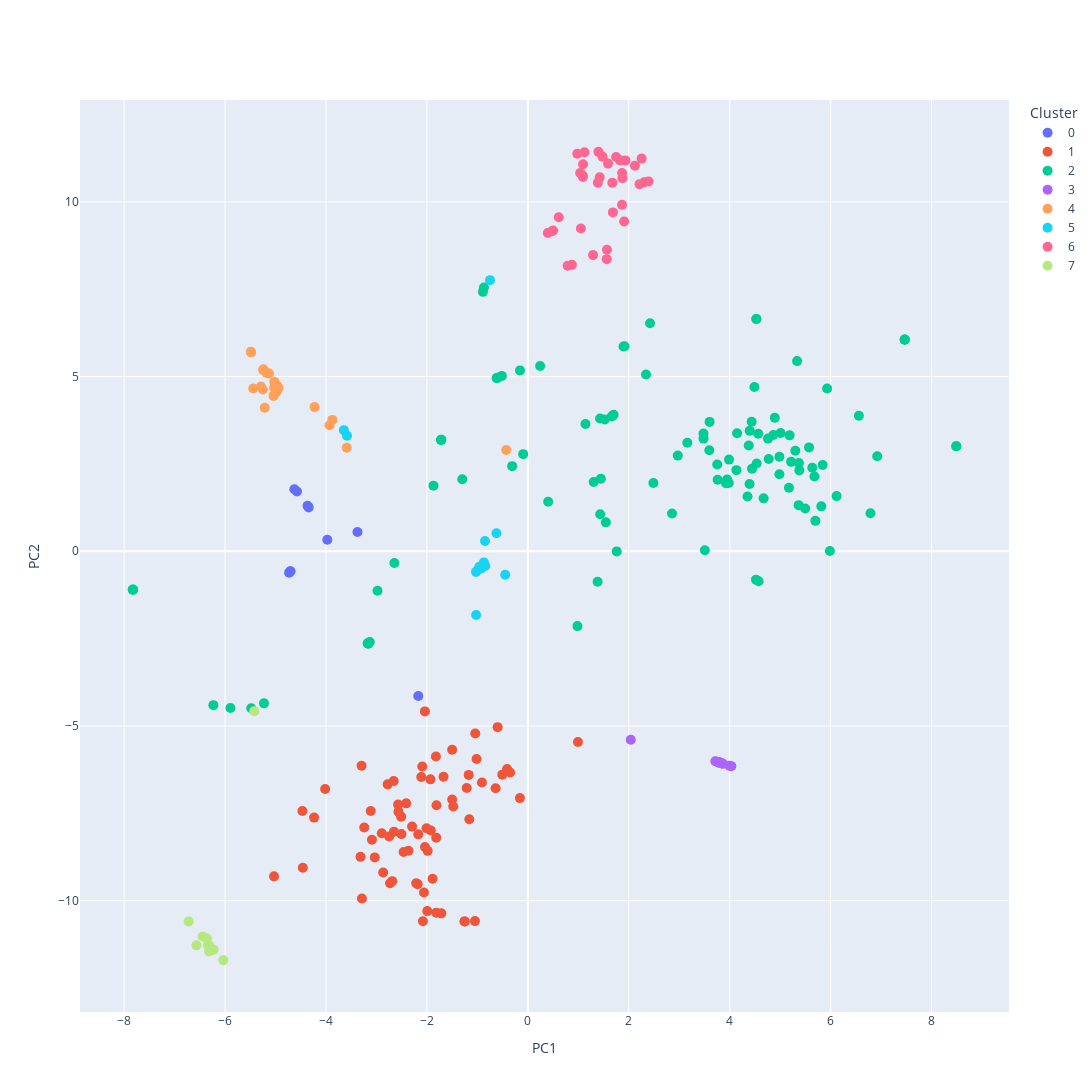

Write notebook code for a chart like this one.
### Markdown cell above
#### Spanish

### Code cell
color_map = {i:px.colors.qualitative.Plotly[i] for i in range(10)}
lang = tsne_df_es['cluster'].map(color_map)

fig = go.Figure()

for cluster_value, cluster_color in color_map.items():
    cluster_data = tsne_df_es[tsne_df_es['cluster'] == cluster_value]
    fig.add_trace(go.Scatter(
        x=cluster_data['PC1'],
        y=cluster_data['PC2'],
        mode='markers',
        marker=dict(color=cluster_color, size=10),
        text=cluster_data['translation'],
        name=cluster_value,
    ))

fig.update_layout(
    autosize=False,
    width=1500,
    height=1500,
    legend=dict(title='Cluster'),
    xaxis_title='PC1',
    yaxis_title='PC2'
)

fig.show()

### Figure 1 — Plotly figure (JSON) as saved in the notebook; plotly's stock layout.template omitted (floating-point values rounded to 4 significant figures)
{"data": [{"marker": {"color": "#636EFA", "size": 10}, "mode": "markers", "name": "0", "text": ["@bbsitaj we'll see on December 18 😉", "@hichemourad13 will it be that this individual is still thought the same?  Ecuador is great 🇪🇨😉😉", "@charlywolfph naaaaa, it is just an opinion that follows from logic and common sense... I am not interested in being a DT although I thank you very much... \"machine\" 👍🏼😏", "Hey man ,why did they disqualify Ecuador? Were they afraid, cowards? Perfectly, you already know the truth 😉", "@qp11_00 Incredible video👍", "$$$$$$$$$$$$$$$$$$👎👎, disaster, scammers!!! $$$$$$$$$$", "@cruzfrancesco3  I happy sembre strong Argentine strength 🇦🇷😉👍🏻", "@ trick_pro_league 👍🏻", "@ amberpeeters97and Spain doesn't even know how to play 😀", "I don't like this guy he's very dismissive!!! 👎"], "type": "scatter", "x": [-4.714, -4.701, -3.376, -4.731, -4.575, -4.365, -3.974, -4.627, -2.171, -4.343], "y": [-0.5813, -0.5713, 0.5532, -0.6151, 1.712, 1.3, 0.3315, 1.776, -4.143, 1.256]}, {"marker": {"color": "#EF553B", "size": 10}, "mode": "markers", "name": "1", "text": ["How seductive the one in the second photo 😂😂", "@magggitomcruz we are already in the cup, it is called USA 🇺🇸 lmao p3nd3j0 😂😂", "That is, one cap penalty, the other scores a goal and this is the best of the game. Yesterday Ferran scored 2 goals and made great plays and the best was Gavi. 😂😂", "@daje_mitico 😂😂", "@lauhernandezchavez La Payasada They found it expensive 😂", "Poor guy 😂", "Ecuador made them dance, humiliated them and supposedly this was the best player 😂 after they cancel  a legitimate goal, they also get their hands on the best player when everyone perfectly realized that Ecuador surpassed them, that they are shameless", "Ronaldo", "A cockroach with a baygon moves more😂", "@jomiguelrivera the goal of the century we did it to Italy😂", "What a good deal for our selection 😂", "Shit", "@bertonrayhs_😂😂😂it's in you🇦🇷🇦🇷", "Those from Saudi Arabia who want to die were happy because they won the first game, 😂😂😂 come on Argentina 🇦🇷🇦🇷", "@chucuzilla Vargentina's greatest conquest against Brazil ? 😂👌🏼 Pelé is greater than the Vargentina 😂", "We re-sit it to the Polish😂", "@yer_gamboa leaving is leaving haha ask Uruguay haha you think they care to leave with their faces held high haha they left crying wanting to hit the referees... Just like everyone's aspirations haha and if Japan is world champion they will say the Ticos who beat them😂😂😂", "11 goals were eaten, ⚽🥅 the most scored in the World Cup 😂😂😂😂", "@el_pishuelo Uruguay does not exist on the map which is Uruguay?😂😂", "@lucaasperee Texas is worth to us pura vrga\nWe are one of the countries with the most territory in the world\nBut English is spoken in the Falklands 😂😂😂😂", "@diegoo_menendezz there was no error in the VAR, DO not CRY TELL US😂😂😂😂", "@_ab_do_r.c.a Morocco out of FIFA on day 6😂😂😂", "Hahahaha no desire to search the search engine 😂", "The team that won x that Portugal let itself be won did the same in Spain😂", "golazo chihuahua dog😂😂 face that iso haha", "@matt.changa plus penalty gave uruWHY and the clowns leaving the stadium hitting the monitor of the VAR. ELIMINATED😂😂😂😂😂", "@salvalopz4 look at the stars that each shield has and then tell me who is the child of who 😂", "@_arabicqueen_ dream😂😂", "@eugenio_9892 😂😂😂Argentino ? now I know why you are like this but I don't speak badly to people like you do I just wish you good luck for the rest", "@j_fonse10 😂😂😂yo también ati", "@abdan507___ 😂😂😂😂😂😂😂😂😂 lie!!! But repeat it until you believe it 😂😂😂", "@miguelz_cunha hahaha read well before answering hahaha before I want you to pass the dances 😂😂 to see the package dance 🕺🏻🇧🇷", "@vlz.matthew_ you're too young next to Uruguay or the World Cup qualifiers 😂", "And he's only 21 😢 I was at a McDonald's when I was 21 😂", "@romanruizdiazok Argentines are so excited😂", "@sofiaramosfleury now say it without crying. IT WASN 'T CRIMINAL😂😂😂😂😂😂", "@Abderazak_ot ok, the fact is that the defeat was deserved, but you are not joking, I repeat that Morocco has neither trophies nor history 😂", "@anthony_pv05 If you guys had played England, it would be  50-0😂", "@_monniiiiiiiiii_ There is a Moroccan proverb that says, “Crying after the dead is a loss.”😂", "@stuffbarbdoes lol zero 😂😂😂😂", "@diego_mendivels0 the only Latino who did not speak Spanish. That's why they're not going to win the World Cup 😂🫣😅", "@vinicius_conrado12 bye bye brazil😂😂😂😂😂😂😂😂😂😅", "@luizhenrique_147  that passed Brazil eliminated 😂", "Croatia", "@lorran.fon 😢😢😢😢😢Sorry you lost the game 😂😂😂😂😂😂😂😂", "They mufaron 😂", "@emiliojose_v save this comment. Piece of so re te.  Seriously, your parents must be brothers, but difficult to be so Bob0😂", "That it wasn't that he was going to win ?? Crying Cristaldo😹😹", "@acdc.jpedro 😂😂😂😂😂", "@dansabras Brazil tell me what it feels like to have your dad at home 😂 🇦🇷🇦🇷🇦🇷", "@life_is_sedd how's that for you? 😂", "I hope you support your own worldcup 😂", "that they pass the mess in Qatar 😂", "Peppy", "Ronaldo is always a genius!! Ronaldo😂 is Argentine, he belongs to everyone!!!", "@sofi_more.mv it's not my country I'm Chilean, that's because I want Argentina to lose 😂", "@r_cotic27 Your Croatia lifting surra 😂", "Go there 😂", "Hahahaha see you in 4 years !!! 😂", "I didn't work I failed the penalty thanks 😂😂", "@b.local 😂😂😂👏", "What happened is that the phenomenon of now no longer plays like before the cago😂😂😂😂", "@ swapichiMake me this one and I'll believe you. 😂", "@ivanalvaradoq good thing that with football he eats all of Argentina, ah no, he doesn't 😂 pd: I'm not Spanish 😘", "Hahahaha and they were left outsideaa😂😂", "First... he doesn't do so well, second...Brasiiiiiilllll😂😂😂🇦🇷🇦🇷🇦🇷🇦🇷🇦🇷", "Argentina vs all French colonies and associates 😂", "How not to remember Zidane's headbutt!!! 😂😂😂😂"], "type": "scatter", "x": [-2.651, -1.5, -0.5061, -1.253, -2.461, -2.184, -0.351, -2.079, -1.922, -2.511, -2.748, -1.714, -4.236, -1.016, -1.042, -2.505, -0.4113, -3.294, -2.092, -1.172, -2.565, -2.41, -2.171, -1.67, -1.16, -1.211, -1.499, -1.814, -0.157, -2.73, -3.089, -0.5986, -1.93, -5.03, -3.242, -3.113, -0.6388, -2.571, -1.477, -1.887, -2.04, -3.287, -2.038, -1.992, -4.459, -2.212, -0.909, -4.016, -1.253, -2.778, -2.866, -2.294, -1.815, -2.058, -1.822, -2.112, -2.365, -2.687, -3.315, -2.894, -1.048, -1.81, -3.033, 0.9931, -1.985, -4.467, -2.658, -2.007], "y": [-8.024, -5.681, -6.393, -10.59, -8.607, -9.527, -6.334, -10.59, -7.991, -7.595, -8.164, -10.36, -7.623, -5.946, -5.213, -8.095, -6.232, -6.139, -6.158, -6.4, -7.455, -7.215, -8.102, -6.455, -7.668, -6.776, -7.103, -10.34, -7.064, -9.503, -8.255, -5.034, -6.528, -9.304, -7.906, -7.433, -6.781, -7.25, -7.304, -9.372, -4.583, -9.939, -8.466, -10.3, -9.059, -9.502, -6.62, -6.802, -10.59, -6.67, -9.195, -7.88, -8.195, -9.766, -5.875, -6.461, -8.573, -9.441, -8.746, -8.068, -10.58, -7.269, -8.761, -5.458, -8.574, -7.433, -6.575, -7.927]}, {"marker": {"color": "#00CC96", "size": 10}, "mode": "markers", "name": "2", "text": ["We go with everything 🇨🇷♥️⚽️", "@carlos_arte24 I don't know why but I love the jersey 🥶", "@alvarodnl If we don't watch the World Cup, Qatar loses money it won by letting people die 🙃", "Ecuador", "Corruption", "@ikercasillasrules I don't see where neuer appears in the video 😮", "Change the flag, we are Ecuador 🇪🇨☝🏻", "@jctorr130 1-1🤫🤫🤫🤫", "I need an ice Pepsi Blue 😋😋😋😋😋 fuck, maybe this year they won't launch it??? 🤔🤔🤔", "Go Ecuador 🇪🇨❤️", "🤫 tranki just, it's not all said yet", "Let's go Peru ❤️", "Let's go Ecuador ❤️❤️", "Come on Morocco ❤️", "the cucho is already old ☹☹", "But they didn't do anything today…What a boring match 😒", "No one is going to comment on the facade that the coach distills from the selection? 🌚😈", "Eden ❤️", "Mechico 🤏🏼", "@jl5759600 sico towel 🤫🤐", "Vamooo Falcon 🦅 🇺🇾", "Hello Good evening is Portugal ⚽️👍🇵🇹", "@queenfir_ marocco ❤️❤️", "Ufff that Uruguayan ❤️", "@axl_slash3 I don't do arg. I am. But we are talking about Ecuador, right? The selection today is 💙 Win or Die.", "@fifaworldcup 🇪🇨 played much better 😎 he was canceled a legitimate goal 😠 he should have won the game 👏 but let's go my 🇪🇨 Yes You Can and You Can Always 💪", "For me it would also be like seeing Santa Claus! We love you Leo 🇦🇷⚽️💪🥰", "Write it down daddy .....Let's go Ecuador 🇪🇨🥰❤️❤️", "@mindimalist here we are mana, supporting them to the end ❤️", "Unfortunately I saw it 😔", "_Marocoo🇲🇦🫀_", "North Korean Won", "Goal of the Century 🇨🇷🫡", "\"Maurice I can no longer move it move it\" ❌🦵😭", "@zeferinooo.ema more than proud of my country... When you know what a World Cup weighs you can talk about football ✌️🇺🇾", "From there he never washed his hand aaa❤️🩹", "#YNWA we love you Captain ❤️", "Those who know know know, carrying a little magic of the Ronii phenomenon 💪💪😎", "Ecuador 🇪🇨 ❤️#win", "The goals he screamed and cried the most are with Argentina! I think it is the dream of every Argentinian to move their country forward, and we are in very good hands!! #afaseleccion 👏👏👏👏🔥🔥🔥🔥🙌 #messi 🙌👏👏👏👏🔥🔥🔥🔥🔥🔥🔥💪🏼💪🏼💪🏼💪🏼💪🏼💪🏼💪🏼🇦🇷🇦🇷🇦🇷🇦🇷🇦🇷🇦🇷🇦🇷", "@luisitorres_ yes 🥵", "@sujo.beatz and we 25 titles 🏆 are the best selection🇦🇷", "Although the best goalscorer hurts them✍️❤️", "🕸️🤟🏻🇦🇷 The spider that bites @juliaanalvarez 🔥⚽💙", "equator: Witchcraft 🤬🤬🤬😨😨😓😥😥😭😭😭😭", "the biting spider🤘🏻🕷️", "That Japan, outside Germany ❤️", "@fabilleao shut your mouth anda🤫🤫", "@ezebtm luck brother albiceleste here we bank on leo and riquelme!!!🙏🏼❤️let's go Argentina! greetings and successes from ❤️🇨🇷Pura Vida", "@lucaasperee you would already like to be in Texas that from echol Eats Super Good and Earns a lot $$ $& I recommend it and that you are in a recession/ Inflation that %80 🥵", "@lucaasperee state narco hahahahah You can see how misinformed ... and Mexican gastronomy does not envy the Italian one at all so it is considered one of the Best and let alone Its landscapes and Beautiful Beaches so it is in the Top 3 of Touring Cars 😇😇😇 And thank God I live in Texas My company generates very well $ $$$$ and I spend my time traveling through Mexico and wherever I want thanks to God 🙏🏾", "and they will be the last, against Morocco Spain will go home, bye bye 🛫🛫🛫", "@hugoalejandrobm you had to be Mexican HAHA, only Mexico and Chile supported Poland🤣🤫.", "I don't see any Argentines 🙄", "Pride?🏳️🌈?", "Boee so the World Cup is not over yet, see if there is another better goal, let's hope it ends first 🤙", "@tacianebarros_ Vamos Argentina Viva Diego 🇦🇷🇦🇷🇦🇷🇦🇷💙💙🏆", "@chevy_laffitte 🤣🤣this is how they learn what it means to be robbed this way", "come on guys we have to continue trusting in every game we play and not trust the opponent, we have to trust our squad and dt💙", "Largest", "FIFA give me football back!!🙏", "No other crowd is the same. The best in the world that I'm proud to have been born in Argentina ❤️🇦🇷🇦🇷", "Aguante Argentima !!!!! Vamos carajp❤️❤️", "⚽️⚽️⚽️To stay informed about the latest football news in Spanish you can follow us, daily football content.🔴🔴", "Argentina", "Beautiful performance you really are amazing JK 💜💜💜", "Brazil is going to win the Cathar scribe today, their friend and colleague Yoangela Arminda Gonzalez tells them today 12/08/2022🇻🇪💚💚💚💚💚 from Venezuela🔥🔥🔥🔥🙌🙌🙌,🇧🇷🇧🇷🇧🇷🇧🇷🇧🇷🇧🇷", "@memphisdepay Argentina 5 Netherlands 1 😎", "Maroc❤️", "@carolinacbarbos Bonus🇲🇦👊", "Everything already makes sense 🤷♂️🤣", "England falls to pieces🥱, the Falklands are Argentine salami", "Ronaldo❤️❤️❤️", "@bcaudana22 I wait until the World Cups of all the teams of the American continent are equal to or less than the titles of Brazil 🫡", "@jonathannardi_ the cold chest 🥶 is coming soon", "Nanicos⭐⭐🤏", "Package 🥵", "The best , the  highest representative of🇵🇹 and this coach clinging to leave him on the bench Mr. Santos !  He@wants  to play not only watching from the bench ,... He is not worth doing that to him 😡😡😡 and in his own country 😡", "@keylor_ch29 refers to the valley IDV team 🤦", "MESSI's favorite dessert 🔟🇦🇷🇦🇷🇦🇷🇦🇷🇦🇷🇦🇷🇦🇷", "i 🤏🤏🤏🤏🤏 didn't want to lose the level..", "Ronaldo", "@ybjinn_ The best in the world 🇦🇷❤️", "Argentina 🇦🇷🏆🇦🇷❤️", "It's all cooked up , Messi last world champion 🤑🤫", "You're great 🇦🇷❤️", "@lovely_angel_kh I don't understand you but de chilll🤙", "🇦🇷♥️❤️To the airport, Modric.", "@ortubiaalexis being Argentinian? Na, I doubt it... Tattoo artist 🤙🏽🤙🏽", "#vamosargentina #todosjuntos 🌎🇦🇷🏆🙏👏", "Come on Uruguay bro!!!!❤️❤️", "Q will Qtar with so many stadiums after the World Cup? 🤔", "Pele 3 Mundial Argentina 2 🤣🤣🤣", "Hahahaha... what you say is called fanaticism, but in the end, there is no worse blind person than the one who does not want to see. So God bless you and love and peace ✌🏼", "Pure trunks defending and another good coconut🤷🏽♂️.", "@julietacontento ARE YOU AT HOME NOW 🤔", "Poetry in photos, poetry in motion🇦🇷🥂", "Please intercede so that the Iranian player is not executed. \"🙏🙏🙏🙏🙏", "how big is Lukita 🇭🇷❤", "❤️ that good steam it frncia", "What a horrible day 😞", "@_official__Alejandro who is the best, keep celebrating ahead of time 🤫", "Meastro 🙏❤️", "Argentina ❤️❤️❤️❤️", "@soroor96  Here we are all on the street singing that song ❤️❤️", "@laparra_1 👀", "Julian & Enzo 🇦🇷💙", "@emiliojose_v Ecuadorian resentful, Argentina world 🇦🇷 champion🏆. Messi is the best player in the world and in history. Now you can cry quietly"], "type": "scatter", "x": [1.7, 3.761, 2.487, 4.893, 1.916, 4.528, 4.146, 5.496, 2.858, 5.008, 3.982, 4.985, 5.217, 5.38, 1.546, -6.231, 1.305, 5.174, 6.119, 2.421, 6.923, 1.431, 5.637, 5.3, -0.6067, -0.3103, 1.524, 4.396, 4.133, -5.228, 5.842, 4.529, 4.758, 1.761, 3.48, 3.753, 4.443, -0.09188, 4.864, -0.8904, 5.698, -1.718, 5.931, 1.142, -5.48, 1.446, 4.773, 4.672, -3.133, 3.16, -2.644, 6.56, -7.83, 2.342, 1.434, 7.468, -0.1562, -7.819, -0.6175, 5.366, -3.169, 3.602, 4.534, 1.664, 0.2439, 0.4029, -0.8696, -2.979, 5.68, 5.335, 4.521, 3.596, 5.371, 3.481, 3.927, 6.789, 5.816, 0.9829, 1.383, 4.49, 4.353, 3.507, 4.435, -1.715, 1.895, 4.565, 7.469, 5.187, 7.468, -1.299, 4.985, 8.49, -7.826, 2.971, 4.573, 8.49, -1.87, -3.161, 4.378, 4.394, -5.894, 3.948, -3.174, 5.572, 3.987, 5.986, -0.5149, -1.717], "y": [3.908, 2.045, 1.955, 3.821, 5.87, 6.647, 3.38, 1.222, 1.08, 3.387, 1.957, 2.204, 2.56, 2.315, 0.8283, -4.404, 1.984, 1.819, 1.579, 6.529, 2.721, 3.8, 2.391, 2.88, 4.964, 2.437, 3.773, 3.451, 2.323, -4.352, 2.47, 6.647, 3.225, -0.00341, 3.372, 2.485, 2.365, 2.78, 3.328, 7.425, 0.8709, 3.185, 4.659, 3.645, -4.49, 2.075, 2.641, 1.515, -2.596, 3.105, -0.3341, 3.878, -1.1, 5.059, 1.062, 6.06, 5.177, -1.099, 4.956, 1.321, -2.641, 3.704, 2.514, 3.862, 5.304, 1.418, 7.548, -1.132, 2.14, 5.444, -0.8113, 2.89, 2.528, 3.225, 1.946, 1.089, 1.286, -2.142, -0.8699, 4.704, 1.57, 0.03056, 3.705, 3.189, 5.86, 3.366, 6.056, 3.319, 6.059, 2.062, 2.708, 3.009, -1.094, 2.739, -0.8585, 3.006, 1.879, -2.645, 3.029, 1.926, -4.486, 2.051, -2.631, 2.974, 2.624, 0.007907, 5.02, 3.19]}, {"marker": {"color": "#AB63FA", "size": 10}, "mode": "markers", "name": "3", "text": ["Proudly Ecuadorian 😍", "❤️❤️❤️❤️❤️❤️ Ecuadorians 😍😍😍😍😍", "@btito_.avak best goalkeeper in the world, proceeds to lose 7 to 0😍😍😍", "Eden hazard comes back😍😍😍", "love banget idola saya portugal - Cristiano ronaldo.😍", "I've always liked ghana uniforms😍", "Love the French T-shirt 😍😍😍 🇺🇾🇨🇵", "Lol Casillas!!! 😍😍", "THANK YOU", "@sebassss_07 our goal is to win the World Cup, not to participate 😘", "Ronaldo"], "type": "scatter", "x": [3.837, 3.799, 3.715, 3.837, 3.786, 3.788, 3.765, 3.866, 4.032, 2.04, 3.997], "y": [-6.063, -6.041, -6.011, -6.065, -6.053, -6.046, -6.029, -6.084, -6.149, -5.392, -6.135]}, {"marker": {"color": "#FFA15A", "size": 10}, "mode": "markers", "name": "4", "text": ["👏👏we go with everything, strong", "Congratulations to Ecuador for beating the slavers 👏🏼👏🏼", "15 Worldwide 👏👏👏", "The best ever", "👏👏Let's go ticos who, if possible , resort when they left the death group in 2014  when they were all presumed dead and the dead turned out to be others . Come on guys, even though my team is USA, they won my heart in that 2014 World Cup. Otherwise, it is my USA, you are for me . ❤️", "Ecuador present 🇪🇨👏👏", "Maradona helping Messi to win ❤️👏👏👏", "The best in the world, ", "Best of Portugal 👏👏", "Mexican Pride ❤️👏🏻🇲🇽", "Better that they publish the moments of nullified goals 👏👏", "@caro2653 👏👏👏", "A great my uncle RIL O 👏👏👏 @dorian_ybaceta @lopezillo.public @hugo_charcape03 @henrykux03", "Thank you for everything Cristiano Ronaldo! The best player and athlete in the history of mankind! 👏🏼👏🏼💪🏻💪🏻", "The best midfielder 👏🏻", "Double breast 😂👏", "@maxirodriguez11oficial genius!!! 👏👏👏👏💙🤍💙", "@__mati_15agree. It's reality. The Concacaf soccer school is changing. What is not worth it is that players who have never played in Concacaf invent. I would like to see any comebol selection against Curacao, Jamaica even Mexico but um Mexico with its own school not comebol 👏", "@hassan.ahmed.07 and of them how many penalties?? that have not even been fouls to him.👏👏", "Argentina 🇦🇷 Leo 👏👏👏👏", "Palestinian Authority of the West Bank and Gaza Strip"], "type": "scatter", "x": [-5.027, -5.244, -5.038, -4.971, -5.484, -5.251, -5.238, -3.929, -4.98, -5.291, -5.13, -5.213, -5.022, -0.4271, -4.94, -3.589, -4.226, -5.488, -5.177, -5.442, -3.874], "y": [4.684, 5.187, 4.448, 4.745, 5.693, 4.63, 5.209, 3.607, 4.564, 4.714, 5.087, 4.11, 4.848, 2.901, 4.677, 2.965, 4.127, 5.711, 5.107, 4.661, 3.76]}, {"marker": {"color": "#19D3F3", "size": 10}, "mode": "markers", "name": "5", "text": ["Congratulations Ecuador! 🙌", "Ecuador", "let's go to Spain", "@ letigallo my respect for women everywhere🙌 💕", "ECUADOR IN DA HOUSE 🔥🔥🔥🔥🔥🔥🇪🇨🇪🇨🇪🇨🇪🇨🇪🇨🇪🇨🇪🇨🙌🙌🙌🙌🙌🙌🙌🙌 #ecuadorarrechohp", "@andamente huge 🙌🏼", "Argentina", "Plastic", "Great mathematician.🙌🏽👏🏽", "This cup is yours Leo 🇦🇷🙌", "Who would say that the same defender would be part of the coaching staff that would leave them out 24 years later 🙌", "How to planio😂🙌", "@lovely_angel_kh I don't get you but, ok🙌", "The best player in the world 🌎 is called Messi ❤️🙌"], "type": "scatter", "x": [-0.9591, -3.646, -0.9493, -0.8489, -0.7494, -1.027, -0.4487, -0.9798, -3.583, -0.8436, -0.8706, -1.024, -0.9227, -0.6221], "y": [-0.4421, 3.467, -0.4843, 0.2943, 7.76, -0.5893, -0.6713, -0.5128, 3.307, -0.4212, -0.3176, -1.824, -0.4903, 0.5176]}, {"marker": {"color": "#FF6692", "size": 10}, "mode": "markers", "name": "6", "text": ["With all Maes 🔥🇨🇷", "Ronaldo", "The Master Magician!🔥🔥🤍👏🏻⚡", "We love you @yosoy8a 🇲🇽🔥", "Ta Ta Spain", "Life changes when it starts focusing on you🎶🔥", "@sandra_cariel came 100% éliminer 🔥🔥", "@hoonjy you, if those shots didn't boil stuck on the stick uffff🔥", "Seraaa breaking the curse🔥🔥🔥", "Valencia", "All my faith for Argentina 🔥", "@borenia grs!!! 🔥🙌❤️ football is football", "@pablogavi good luck🔥", "@deyaneira_ae que habilitacion se mando valencia en el 2do gol de Senegal🙌🔥🔥", "MESSIAS 🇦🇷🇦🇷🇦🇷🇦🇷🇦🇷🇦🇷 Vamos Selección is back 🔥🔥🔥", "Ronaldo", "Aidouni🔥❤️", "@hilla_loaiza what level 🔥🔥🔥", "That I support this gentleman's🔥", "Argentina", "Threesomes are always good bro 🔥😉", "@marqu3si yo bro chill 👏🔥", "The best in the world! ❤️🔥❤️🔥", "", "Goncalo Ramos 🔥🔥👏👏", "ComOn argentina..you can do it 🔥❤️🔥", "Let's go Argentina.", "It was an exquisite match 🔥", "Gano Argentina 🔥🔥🔥❤️❤️❤️", "Mexico", "Argentina is going for the third World Cup 🙌🔥", "Argentina, Alvares🔥", "🔥Argentina.  3 🔥  France  1🔥", "Argentina 😍❤️🔥🔥", "Roberto"], "type": "scatter", "x": [1.589, 0.4997, 1.292, 1.933, 1.874, 1.563, 1.094, 0.9802, 1.479, 2.213, 1.424, 0.3962, 2.255, 0.612, 1.122, 2.392, 1.868, 2.122, 1.749, 1.908, 1.568, 0.8743, 1.399, 1.867, 0.7887, 1.037, 1.675, 1.827, 1.092, 1.052, 0.4858, 1.388, 1.083, 1.686, 2.306], "y": [11.1, 9.18, 8.477, 11.19, 10.68, 8.361, 11.08, 11.38, 11.3, 10.51, 10.7, 9.109, 11.24, 9.562, 11.42, 10.59, 10.83, 11.03, 11.29, 9.44, 8.63, 8.203, 11.43, 9.92, 8.172, 10.83, 10.55, 11.19, 10.72, 9.241, 9.163, 10.55, 10.76, 9.7, 10.56]}, {"marker": {"color": "#B6E880", "size": 10}, "mode": "markers", "name": "7", "text": ["Our last match in a World Cup 🇨🇴😢", "How my niggers cool 😢", "@fifaworldcup Ecuador deserved the pass 😢", "Glad you're 😭😭😭", "It still hurts😢", "and mech?😢", "@guiguelpaulo 😢", "You Deserved to Win Japan 😢", "Neymar Da Silva Santos Junior 😢", "@mdsojid364 cries Brazilian 😢", "Cryboxes😢", "I never thought that a World Cup from which so many people expected to see quality is being so manipulated and fixed as it is, we wanted to see transparency with good players leaving everything on the court but in the end we have only seen fraud,lies and cheating with most of the teams that have come out, even the referees seem bought because they have taken non-existent penalties to favor the teams they wanted to see in the final, WHAT A SADNESS IT IS WORLD CUP QATAR 2022😢😢😢.", "The final is played by 2 teams......what a great disappointment this World Cup 😢"], "type": "scatter", "x": [-6.361, -6.325, -6.335, -5.42, -6.226, -6.315, -6.034, -6.308, -6.566, -6.3, -6.305, -6.721, -6.445], "y": [-11.07, -11.3, -11.27, -4.576, -11.41, -11.45, -11.7, -11.29, -11.28, -11.36, -11.35, -10.59, -11.03]}, {"marker": {"color": "#FF97FF", "size": 10}, "mode": "markers", "name": "8", "text": [], "type": "scatter", "x": [], "y": []}, {"marker": {"color": "#FECB52", "size": 10}, "mode": "markers", "name": "9", "text": [], "type": "scatter", "x": [], "y": []}], "layout": {"autosize": false, "height": 1500, "legend": {"title": {"text": "Cluster"}}, "width": 1500, "xaxis": {"title": {"text": "PC1"}}, "yaxis": {"title": {"text": "PC2"}}}}
